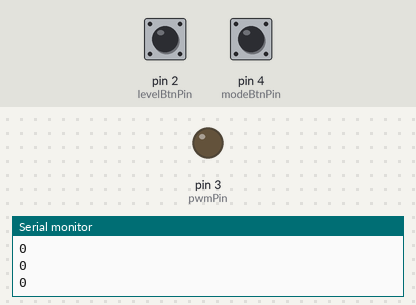
Simulated run of this sketch. Board: Arduino Uno, built with avr-gcc and run on an emulated ATmega328P. Parts: output pins drawn as LEDs (lit = HIGH), the last lines printed to the serial monitor. The test bench sets the inputs (shaded band); at power-on: pin 2 (levelBtnPin) LOW, pin 4 (modeBtnPin) LOW.

Above: at 1.2 s.
1.3 s: pin 2 (levelBtnPin) pulled HIGH for 1 s
At 3.1 s:
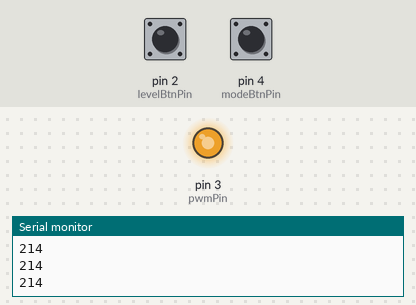
3.8 s: pin 2 (levelBtnPin) pulled HIGH for 0.15 s
At 5.1 s:
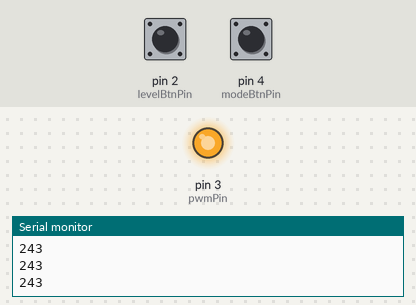
Timing chart, 0 to 6.8 s (numbered marks = the images above; inputs shaded):
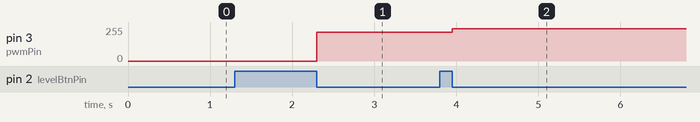

Measured:
- after the input at 1.3 s, pin 3 (pwmPin): 0/255 → 214/255 after 1.0 s
- after the input at 3.8 s, pin 3 (pwmPin): 214/255 → 243/255 after 0.15 s

The sketch:

var_4.ino
```cpp
#define pwmPin 3
#define modeBtnPin 4
#define levelBtnPin 2

void setup() {
  pinMode(pwmPin, OUTPUT);
  pinMode(modeBtnPin, INPUT);
  pinMode(levelBtnPin, INPUT);

  Serial.begin(9600);
}

unsigned char brightness = 0;
bool isAscending = HIGH;
bool previous = LOW;

void loop() {

  int modeButtonValue = digitalRead(modeBtnPin);
  int levelButtonValue = digitalRead(levelBtnPin);

  Serial.println(brightness);
  if (levelButtonValue == HIGH) {
    if (isAscending) {
      if (brightness < 255) {
        ++brightness;
      }
    } else {
      if (brightness > 0) {
        --brightness;
      }
    }
    analogWrite(pwmPin, brightness);
  }

  if (modeButtonValue == HIGH && previous == LOW) {
    previous = HIGH;
    delay(50);
  }
  if (modeButtonValue == LOW && previous == HIGH) {
    isAscending = !isAscending;
    previous = LOW;
  }

}
```
